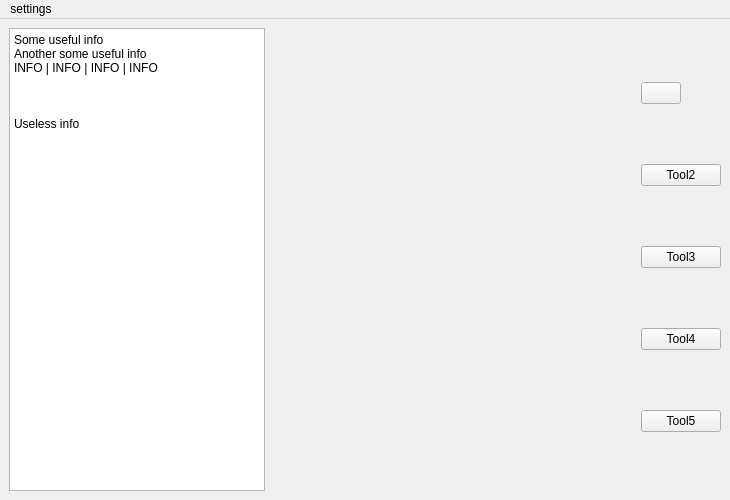
<?xml version="1.0" encoding="UTF-8"?>
<ui version="4.0">
 <class>MainWindow</class>
 <widget class="QMainWindow" name="MainWindow">
  <property name="geometry">
   <rect>
    <x>0</x>
    <y>0</y>
    <width>730</width>
    <height>500</height>
   </rect>
  </property>
  <property name="maximumSize">
   <size>
    <width>16777215</width>
    <height>16777215</height>
   </size>
  </property>
  <property name="windowTitle">
   <string>Designer tool</string>
  </property>
  <property name="windowIcon">
   <iconset theme="applications-graphics">
    <normaloff>res/icon.svg</normaloff>res/icon.svg</iconset>
  </property>
  <widget class="QWidget" name="centralwidget">
   <layout class="QHBoxLayout" name="horizontalLayout">
    <item>
     <widget class="QPlainTextEdit" name="infoPlain">
      <property name="sizePolicy">
       <sizepolicy hsizetype="Fixed" vsizetype="Minimum">
        <horstretch>0</horstretch>
        <verstretch>0</verstretch>
       </sizepolicy>
      </property>
      <property name="minimumSize">
       <size>
        <width>0</width>
        <height>0</height>
       </size>
      </property>
      <property name="readOnly">
       <bool>true</bool>
      </property>
      <property name="plainText">
       <string>Some useful info
Another some useful info
INFO | INFO | INFO | INFO



Useless info</string>
      </property>
     </widget>
    </item>
    <item>
     <widget class="QLabel" name="image">
      <property name="sizePolicy">
       <sizepolicy hsizetype="Ignored" vsizetype="Ignored">
        <horstretch>0</horstretch>
        <verstretch>0</verstretch>
       </sizepolicy>
      </property>
      <property name="cursor">
       <cursorShape>CrossCursor</cursorShape>
      </property>
      <property name="layoutDirection">
       <enum>Qt::LeftToRight</enum>
      </property>
      <property name="frameShape">
       <enum>QFrame::NoFrame</enum>
      </property>
      <property name="frameShadow">
       <enum>QFrame::Plain</enum>
      </property>
      <property name="midLineWidth">
       <number>5</number>
      </property>
      <property name="text">
       <string/>
      </property>
      <property name="textFormat">
       <enum>Qt::AutoText</enum>
      </property>
      <property name="scaledContents">
       <bool>false</bool>
      </property>
      <property name="wordWrap">
       <bool>false</bool>
      </property>
     </widget>
    </item>
    <item>
     <layout class="QGridLayout" name="gridLayout">
      <property name="leftMargin">
       <number>0</number>
      </property>
      <item row="3" column="0">
       <widget class="QPushButton" name="pushButton_4">
        <property name="sizePolicy">
         <sizepolicy hsizetype="Fixed" vsizetype="Fixed">
          <horstretch>0</horstretch>
          <verstretch>0</verstretch>
         </sizepolicy>
        </property>
        <property name="text">
         <string>Tool4</string>
        </property>
       </widget>
      </item>
      <item row="1" column="0">
       <widget class="QPushButton" name="pushButton_2">
        <property name="sizePolicy">
         <sizepolicy hsizetype="Fixed" vsizetype="Fixed">
          <horstretch>0</horstretch>
          <verstretch>0</verstretch>
         </sizepolicy>
        </property>
        <property name="text">
         <string>Tool2</string>
        </property>
       </widget>
      </item>
      <item row="0" column="0">
       <widget class="QPushButton" name="pushButton">
        <property name="sizePolicy">
         <sizepolicy hsizetype="Fixed" vsizetype="Fixed">
          <horstretch>0</horstretch>
          <verstretch>0</verstretch>
         </sizepolicy>
        </property>
        <property name="text">
         <string/>
        </property>
        <property name="icon">
         <iconset>
          <normaloff>build/Desktop_Qt_6_7_0_MinGW_64_bit-Debug/res/icon.svg</normaloff>build/Desktop_Qt_6_7_0_MinGW_64_bit-Debug/res/icon.svg</iconset>
        </property>
        <property name="iconSize">
         <size>
          <width>100</width>
          <height>100</height>
         </size>
        </property>
        <property name="checkable">
         <bool>true</bool>
        </property>
       </widget>
      </item>
      <item row="2" column="0">
       <widget class="QPushButton" name="pushButton_3">
        <property name="sizePolicy">
         <sizepolicy hsizetype="Fixed" vsizetype="Fixed">
          <horstretch>0</horstretch>
          <verstretch>0</verstretch>
         </sizepolicy>
        </property>
        <property name="text">
         <string>Tool3</string>
        </property>
       </widget>
      </item>
      <item row="4" column="0">
       <widget class="QPushButton" name="pushButton_5">
        <property name="sizePolicy">
         <sizepolicy hsizetype="Fixed" vsizetype="Fixed">
          <horstretch>0</horstretch>
          <verstretch>0</verstretch>
         </sizepolicy>
        </property>
        <property name="text">
         <string>Tool5</string>
        </property>
       </widget>
      </item>
     </layout>
    </item>
   </layout>
  </widget>
  <widget class="QMenuBar" name="menuBar">
   <property name="geometry">
    <rect>
     <x>0</x>
     <y>0</y>
     <width>730</width>
     <height>21</height>
    </rect>
   </property>
   <widget class="QMenu" name="menuSettings">
    <property name="title">
     <string>settings</string>
    </property>
   </widget>
   <addaction name="menuSettings"/>
  </widget>
 </widget>
 <resources/>
 <connections/>
</ui>
